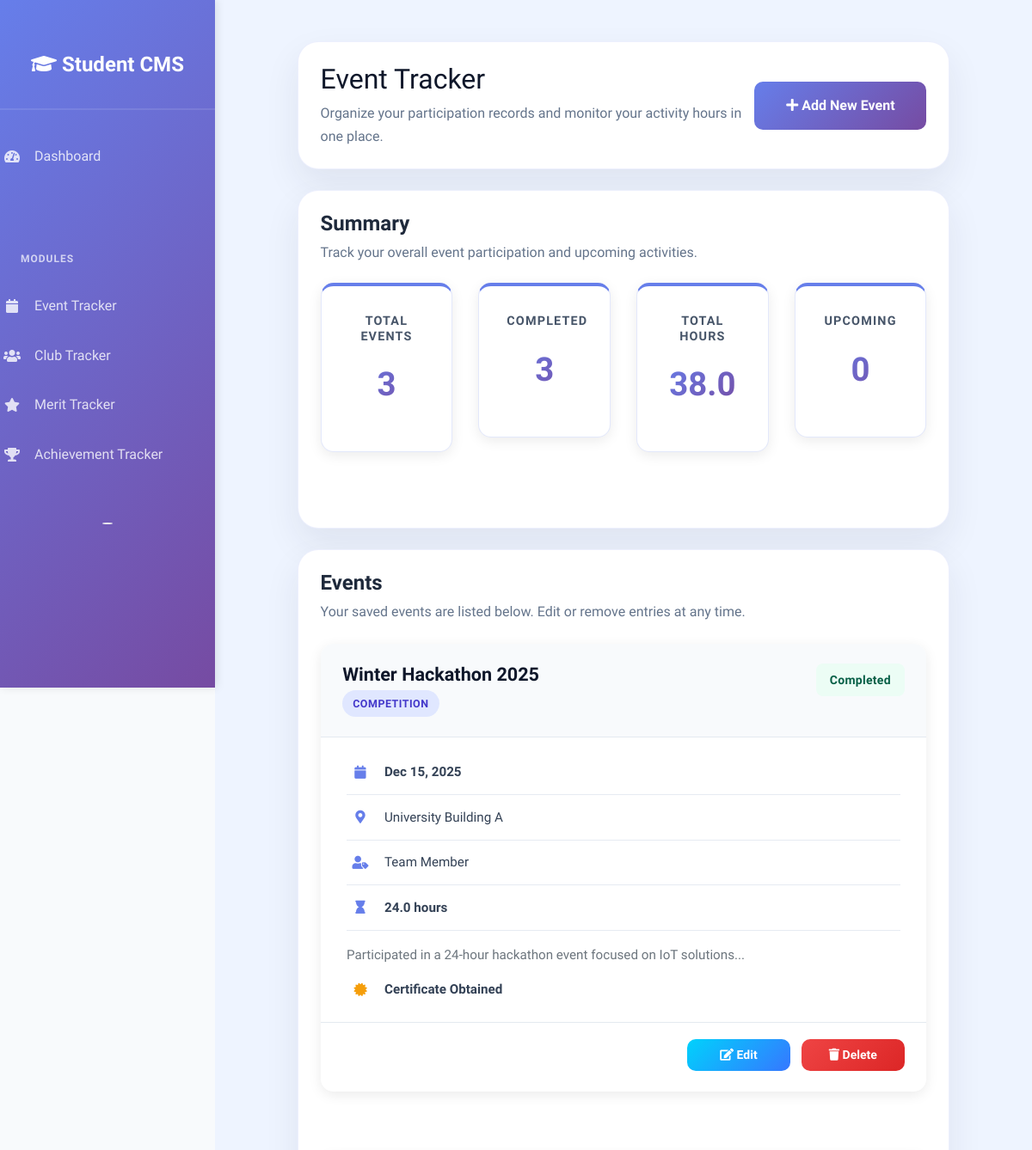
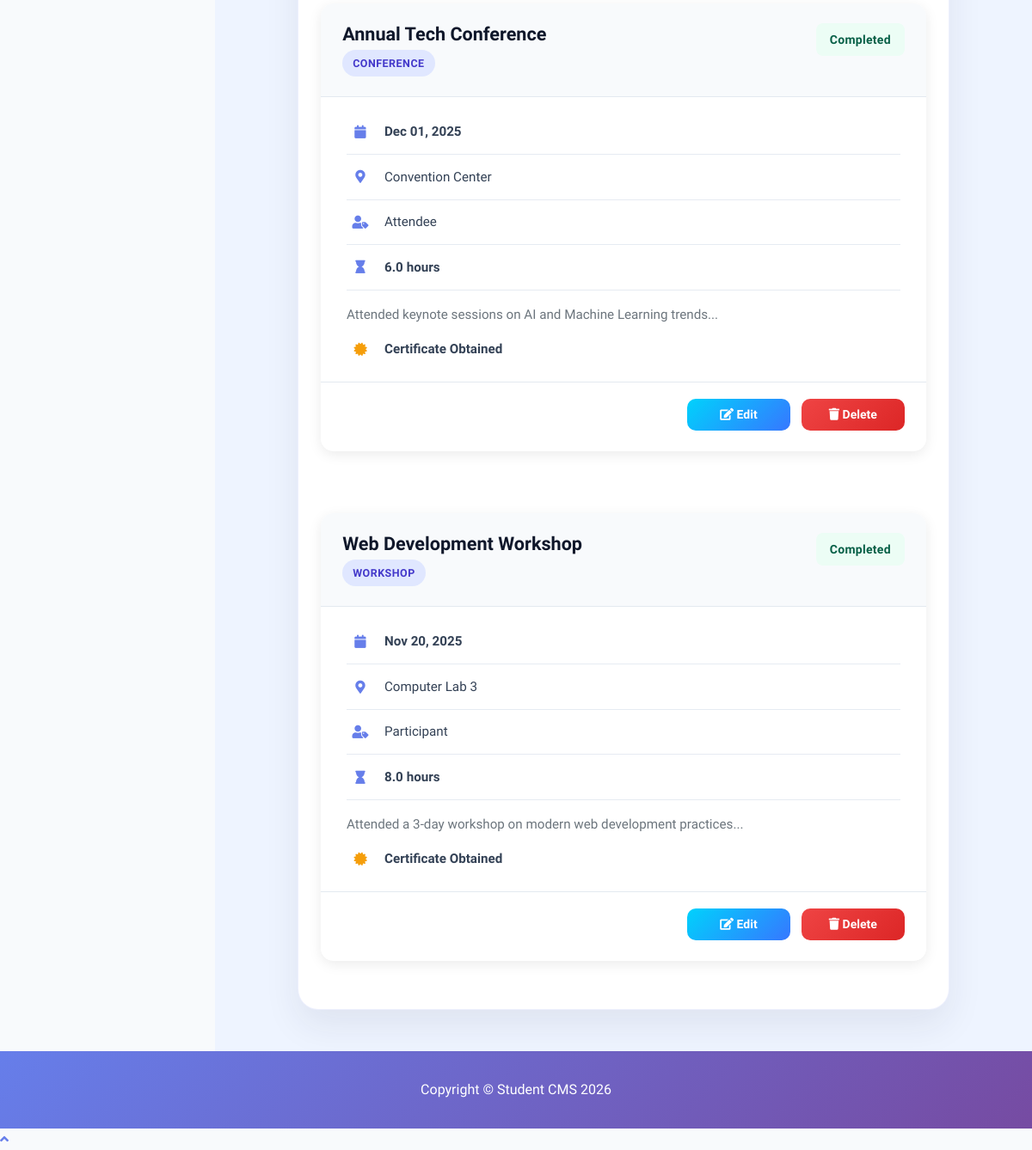
Screenshot of /modules/event/event_tracker.php (signed in) with the database file from the repository (2 pictures, top to bottom).
### tables this page shows
CREATE TABLE IF NOT EXISTS events (
    event_id INT PRIMARY KEY AUTO_INCREMENT,
    user_id INT NOT NULL,
    event_name VARCHAR(150) NOT NULL,
    event_type VARCHAR(100),
    event_date DATE NOT NULL,
    location VARCHAR(200),
    description LONGTEXT,
    hours_participated DECIMAL(5, 2),
    role_held VARCHAR(100),
    certificate_obtained BOOLEAN DEFAULT FALSE,
    status ENUM('completed', 'ongoing', 'upcoming') DEFAULT 'completed',
    created_at TIMESTAMP DEFAULT CURRENT_TIMESTAMP,
    updated_at TIMESTAMP DEFAULT CURRENT_TIMESTAMP ON UPDATE CURRENT_TIMESTAMP,
    FOREIGN KEY (user_id) REFERENCES users(user_id) ON DELETE CASCADE,
    INDEX idx_user_id (user_id),
    INDEX idx_event_date (event_date)
);

### modules/event/event_tracker.php (the view, shortened to what this page needs)
<?php
require_once '../../config.php';
$user_id = $_SESSION['user_id'];
$events_per_page = 4;
$current_page = max(1, intval($_GET['page'] ?? 1));
$offset = ($current_page - 1) * $events_per_page;
$total_events = 0;
$total_hours = 0;
$completed_events = 0;
$stmt = $conn->prepare(
    "SELECT COUNT(*) AS total_events,
            SUM(CASE WHEN status = 'completed' THEN 1 ELSE 0 END) AS completed_events,
            COALESCE(SUM(hours_participated), 0) AS total_hours
     FROM events WHERE user_id = ?"
);
if ($stmt) {
    $stmt->bind_param("i", $user_id);
    $stmt->execute();
    $stats_result = $stmt->get_result();
    if ($stats_result && $row = $stats_result->fetch_assoc()) {
        $total_events = intval($row['total_events']);
        $completed_events = intval($row['completed_events']);
        $total_hours = floatval($row['total_hours']);
    }
}
$events = [];
$stmt = $conn->prepare("SELECT * FROM events WHERE user_id = ? ORDER BY event_date DESC LIMIT ? OFFSET ?");
if ($stmt) {
    $stmt->bind_param("iii", $user_id, $events_per_page, $offset);
    $stmt->execute();
    $result = $stmt->get_result();
    while ($row = $result->fetch_assoc()) {
        $events[] = $row;
    }
}
?>
<!DOCTYPE html>
<html lang="en">
<head>
    <link href="../../vendor/fontawesome-free/css/all.min.css" rel="stylesheet" type="text/css">
    <link href="https://cdn.jsdelivr.net/npm/bootstrap@4.6.0/dist/css/bootstrap.min.css" rel="stylesheet">
    <link href="../../assets/style.css" rel="stylesheet">
</head>
<body id="page-top">
    <div id="wrapper">
        <?php include('../../includes/sidebar.php'); ?>
            <div id="content">
                <div class="container-fluid">
                    <div class="page-header-card mb-4">
                        <div class="d-flex flex-column flex-md-row align-items-start align-items-md-center justify-content-between">
                            <div>
                                <h1 class="h3 mb-2 text-gray-800">Event Tracker</h1>
                                <p class="page-subtitle">Organize your participation records and monitor your activity hours in one place.</p>
                            </div>
                            <button class="btn btn-primary mt-3 mt-md-0" data-toggle="modal" data-target="#eventModal" onclick="resetForm()">
                                <i class="fas fa-plus"></i> Add New Event
                            </button>
                        </div>
                    </div>
                    <div class="section-card mb-4">
                        <div class="section-card-header">
                            <div>
                                <h4>Summary</h4>
                                <p class="section-subtitle">Track your overall event participation and upcoming activities.</p>
                            </div>
                        </div>
                        <div class="row mb-4">
                            <div class="col-md-3 mb-3">
                                <div class="stat-card">
                                    <h5 class="stat-label">Total Events</h5>
                                    <div class="stat-value"><?php echo $total_events; ?></div>
                                </div>
                            </div>
                            <div class="col-md-3 mb-3">
                                <div class="stat-card">
                                    <h5 class="stat-label">Completed</h5>
                                    <div class="stat-value"><?php echo $completed_events; ?></div>
                                </div>
                            </div>
                            <div class="col-md-3 mb-3">
                                <div class="stat-card">
                                    <h5 class="stat-label">Total Hours</h5>
                                    <div class="stat-value"><?php echo number_format($total_hours, 1); ?></div>
                                </div>
                            </div>
                            <div class="col-md-3 mb-3">
                                <div class="stat-card">
                                    <h5 class="stat-label">Upcoming</h5>
                                    <div class="stat-value"><?php echo $total_events - $completed_events; ?></div>
                                </div>
                            </div>
                        </div>
                    </div>
                    <div class="section-card">
                        <div class="section-card-header mb-3">
                            <div>
                                <h4>Events</h4>
                                <p class="section-subtitle">Your saved events are listed below. Edit or remove entries at any time.</p>
                            </div>
                        </div>
                        <?php if ($total_events === 0): ?>
                            <div class="no-data">
                                <i class="fas fa-calendar-alt"></i>
                                <h5>No Events Yet</h5>
                                <p>Start by adding your first event to track your co-curricular involvement.</p>
                                <button class="btn btn-primary mt-3" data-toggle="modal" data-target="#eventModal" onclick="resetForm()">
                                    Add Your First Event
                                </button>
                            </div>
                        <?php else: ?>
                            <div class="event-grid">
                                <?php foreach ($events as $evt): ?>
                                    <div class="event-card-wrap">
                                        <div class="card event-card mb-4">
                                            <div class="event-card-header">
                                                <div>
                                                    <h5 class="event-card-title"><?php echo htmlspecialchars($evt['event_name']); ?></h5>
                                                    <?php if (!empty($evt['event_type'])): ?>
                                                        <span class="event-type-badge"><?php echo htmlspecialchars($evt['event_type']); ?></span>
                                                    <?php endif; ?>
                                                </div>
                                                <span class="status-badge status-<?php echo $evt['status']; ?>">
                                                    <?php echo ucfirst($evt['status']); ?>
                                                </span>
                                            </div>
                                            <div class="event-card-body">
                                                <div class="event-detail">
                                                    <i class="fas fa-calendar"></i>
                                                    <strong><?php echo date('M d, Y', strtotime($evt['event_date'])); ?></strong>
                                                </div>
                                                <?php if (!empty($evt['location'])): ?>
                                                    <div class="event-detail">
                                                        <i class="fas fa-map-marker-alt"></i>
                                                        <?php echo htmlspecialchars($evt['location']); ?>
                                                    </div>
                                                <?php endif; ?>
                                                <?php if (!empty($evt['role_held'])): ?>
                                                    <div class="event-detail">
                                                        <i class="fas fa-user-tag"></i>
                                                        <?php echo htmlspecialchars($evt['role_held']); ?>
                                                    </div>
                                                <?php endif; ?>
                                                <div class="event-detail">
                                                    <i class="fas fa-hourglass"></i>
                                                    <strong><?php echo number_format($evt['hours_participated'], 1); ?> hours</strong>
                                                </div>
                                                <?php if (!empty($evt['description'])): ?>
                                                    <div class="mt-3">
                                                        <p class="text-muted"><?php echo htmlspecialchars(substr($evt['description'], 0, 150)); ?>...</p>
                                                    </div>
                                                <?php endif; ?>
                                                <?php if ($evt['certificate_obtained']): ?>
                                                    <div class="event-detail">
                                                        <i class="fas fa-certificate" style="color: #f59e0b;"></i>
                                                        <strong>Certificate Obtained</strong>
                                                    </div>
                                                <?php endif; ?>
                                            </div>
                                            <div class="event-card-footer">
                                                <button class="btn btn-sm btn-info" onclick="editEvent(<?php echo $evt['event_id']; ?>)">
                                                    <i class="fas fa-edit"></i> Edit
                                                </button>
                                                <button class="btn btn-sm btn-danger" onclick="deleteEvent(<?php echo $evt['event_id']; ?>)">
                                                    <i class="fas fa-trash"></i> Delete
                                                </button>
                                            </div>
                                        </div>
                                    </div>
                                <?php endforeach; ?>
                            </div>
                        <?php endif; ?>
                    </div>
                </div>
            </div>
            <?php include('../../includes/footer.php'); ?>
</body>
</html>

### rows the page displays
events: event_name "Winter Hackathon 2025", event_type "COMPETITION", status "Completed", event_date "Dec 15, 2025", location "University Building A", role_held "Team Member", hours_participated "24.0", description "Participated in a 24-hour hackathon event focused on IoT solutions", certificate_obtained 1 (drawn)
events: event_name "Annual Tech Conference", event_type "CONFERENCE", status "Completed", event_date "Dec 01, 2025", location "Convention Center", role_held "Attendee", hours_participated "6.0", description "Attended keynote sessions on AI and Machine Learning trends", certificate_obtained 1 (drawn)
events: event_name "Web Development Workshop", event_type "WORKSHOP", status "Completed", event_date "Nov 20, 2025", location "Computer Lab 3", role_held "Participant", hours_participated "8.0", description "Attended a 3-day workshop on modern web development practices", certificate_obtained 1 (drawn)

### other values shown
$total_events "3"
$completed_events "3"
$total_hours "38.0"
$total_events - $completed_events "0"
